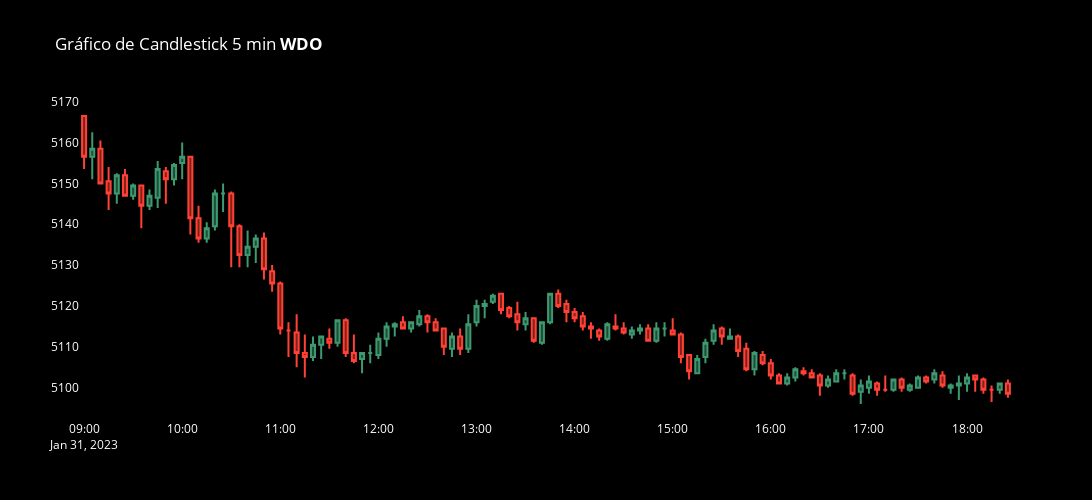

The notebook cell this image was saved under:
### Markdown cell above
##### 1.2.3.2. Depois do Resample

### Code cell
# Filter DataFrame for the specific day
df2 = df.loc[df.index.date == specific_day]

fig = go.Figure()
fig.add_trace(go.Candlestick(name='WDO', x=df2.index,
                             close=df2['Close'], open=df2['Open'],
                             high = df2['High'], low=df2['Low'] ))

fig.update_layout(xaxis_rangeslider_visible=False,
                  title_text=f'Gráfico de Candlestick {time_frame} min <b>WDO<b>',
                  paper_bgcolor='black',
                  plot_bgcolor='black',
                  title_font_color='white',
                  width=1200,
                  height=500,
                  font_color='white')
fig.update_xaxes(showgrid=False, zeroline=False)
fig.update_yaxes(showgrid=False, zeroline=False)
fig.show()
